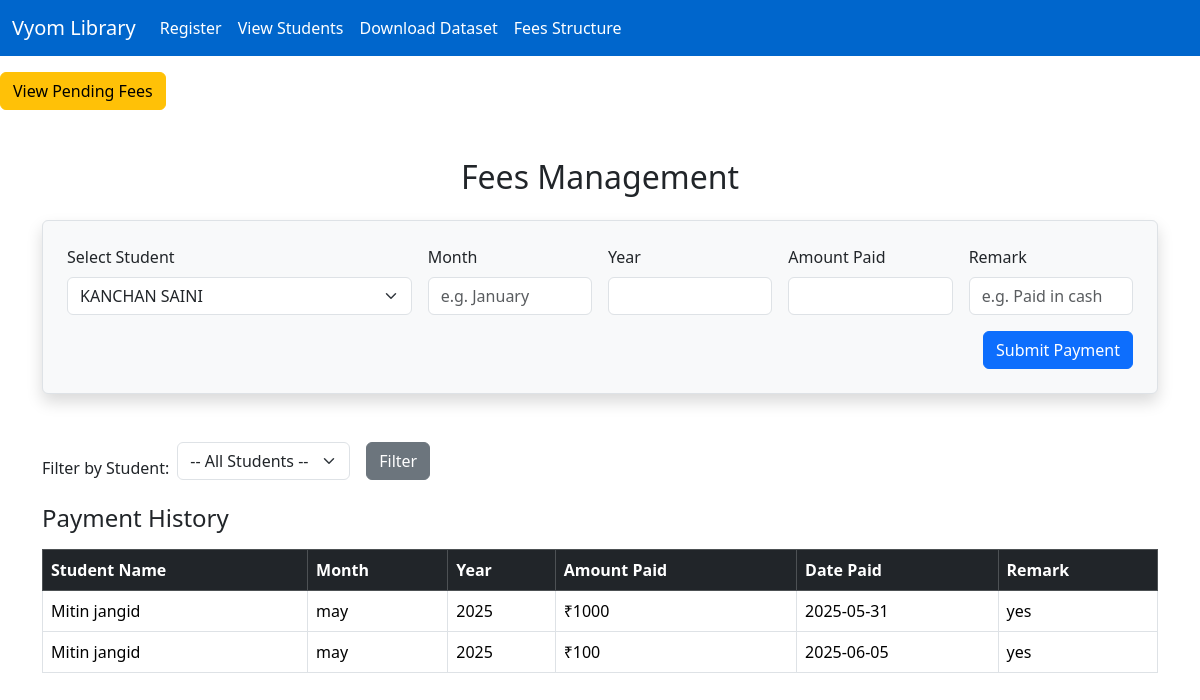
Screenshot of /fees?student_id=2 with the database file from the repository.
### tables this page shows
CREATE TABLE fees (
                        id INTEGER PRIMARY KEY AUTOINCREMENT,
                        student_id INTEGER,
                        month TEXT,
                        year INTEGER,
                        amount_paid INTEGER,
                        date_paid DATE,
                        remark TEXT,
                        FOREIGN KEY (student_id) REFERENCES students(id)
                    );

CREATE TABLE students (
                        id INTEGER PRIMARY KEY AUTOINCREMENT,
                        name TEXT NOT NULL,
                        email TEXT NOT NULL,
                        Father_name TEXT NOT NULL,
                        Father_occupation TEXT NOT NULL,
                        Mother_name TEXT NOT NULL,
                        Mother_occupation TEXT NOT NULL,
                        contact TEXT NOT NULL,
                        gender TEXT,
                        address TEXT NOT NULL,
                        photo TEXT,
                        aadhaar TEXT,
                        created_at TEXT
                    );

### app.py (the view, shortened to what this page needs)
@app.route('/fees', methods=['GET', 'POST'])
def fees():
    conn = sqlite3.connect(DATABASE)
    c = conn.cursor()
    c.execute('SELECT id, name FROM students')
    students = c.fetchall()
    selected_student_id = request.args.get('student_id')
    if selected_student_id:
        c.execute('''
            SELECT s.name, f.month, f.year, f.amount_paid, f.date_paid, f.remark
            FROM fees f
            JOIN students s ON f.student_id = s.id
            WHERE f.student_id = ?
        ''', (selected_student_id,))
        fees_data = c.fetchall()
    conn.close()
    return render_template('fees.html', students=students, fees_data=fees_data)

### templates/fees.html (shortened to what this page needs)
<!DOCTYPE html>
<html lang="en">
<head>
    <link href="https://cdn.jsdelivr.net/npm/bootstrap@5.3.3/dist/css/bootstrap.min.css" rel="stylesheet">
</head>
<body>
 <nav class="navbar navbar-expand-lg">
    <div class="container-fluid">
      <a class="navbar-brand" href="/">Vyom Library</a>
      <div class="collapse navbar-collapse">
        <ul class="navbar-nav me-auto mb-2 mb-lg-0">
          <li class="nav-item"><a class="nav-link" href="/">Register</a></li>
          <li class="nav-item"><a class="nav-link" href="/students">View Students</a></li>
          <li class="nav-item"><a class="nav-link" href="/download">Download Dataset</a></li>
          <li class="nav-item">
  <a class="nav-link" href="{{ url_for('fees') }}">Fees Structure</a>
</li>
        </ul>
      </div>
    </div>
  </nav>
<a href="/pending-fees" class="btn btn-warning mt-3">View Pending Fees</a>
<div class="container my-5">
    <h2 class="mb-4 text-center">Fees Management</h2>
    <form method="POST" class="border p-4 rounded shadow mb-5 bg-light">
        <div class="row g-3">
            <div class="col-md-4">
                <label for="student_id" class="form-label">Select Student</label>
                <select name="student_id" class="form-select" required>
                    {% for student in students %}
                        <option value="{{ student[0] }}" {% if selected_student and selected_student == student[0] %}selected{% endif %}>{{ student[1] }}</option>
                    {% endfor %}
                </select>
            </div>
            <div class="col-md-2">
                <label for="month" class="form-label">Month</label>
                <input type="text" name="month" class="form-control" placeholder="e.g. January" required>
            </div>
            <div class="col-md-2">
                <label for="year" class="form-label">Year</label>
                <input type="number" name="year" class="form-control" required>
            </div>
            <div class="col-md-2">
                <label for="amount_paid" class="form-label">Amount Paid</label>
                <input type="number" name="amount_paid" class="form-control" required>
            </div>
            <div class="col-md-2">
                <label for="remark" class="form-label">Remark</label>
                <input type="text" name="remark" class="form-control" placeholder="e.g. Paid in cash">
            </div>
        </div>
        <div class="mt-3 text-end">
            <button type="submit" class="btn btn-primary">Submit Payment</button>
        </div>
    </form>
    <div class="mb-4">
        <form method="GET" class="d-flex align-items-end">
            <label class="me-2" for="student_filter">Filter by Student:</label>
            <select name="student_id" id="student_filter" class="form-select w-auto me-3">
                <option value="">-- All Students --</option>
            </select>
            <button type="submit" class="btn btn-secondary">Filter</button>
        </form>
    </div>
    <h4 class="mb-3">Payment History</h4>
    <table class="table table-bordered table-hover">
        <thead class="table-dark">
            <tr>
                <th>Student Name</th>
                <th>Month</th>
                <th>Year</th>
                <th>Amount Paid</th>
                <th>Date Paid</th>
                <th>Remark</th>
            </tr>
        </thead>
        <tbody>
        {% for fee in fees_data %}
            <tr>
                <td>{{ fee[0] }}</td>
                <td>{{ fee[1] }}</td>
                <td>{{ fee[2] }}</td>
                <td>₹{{ fee[3] }}</td>
                <td>{{ fee[4] }}</td>
                <td>{{ fee[5] or '' }}</td>
            </tr>
        {% endfor %}
        </tbody>
    </table>
</div>
</body>
</html>

### templates/fees.html (style rules this page uses)
.navbar { background-color: #0066cc; }
.navbar .navbar-brand, .navbar .nav-link { color: #fff !important; font-weight: 500; }

### rows the page displays
fees: name "Mitin jangid", month "may", year "2025", amount_paid "1000", date_paid "2025-05-31", remark "yes"
fees: name "Mitin jangid", month "may", year "2025", amount_paid "100", date_paid "2025-06-05", remark "yes"

### other values shown
form field student_id "KANCHAN SAINI"
